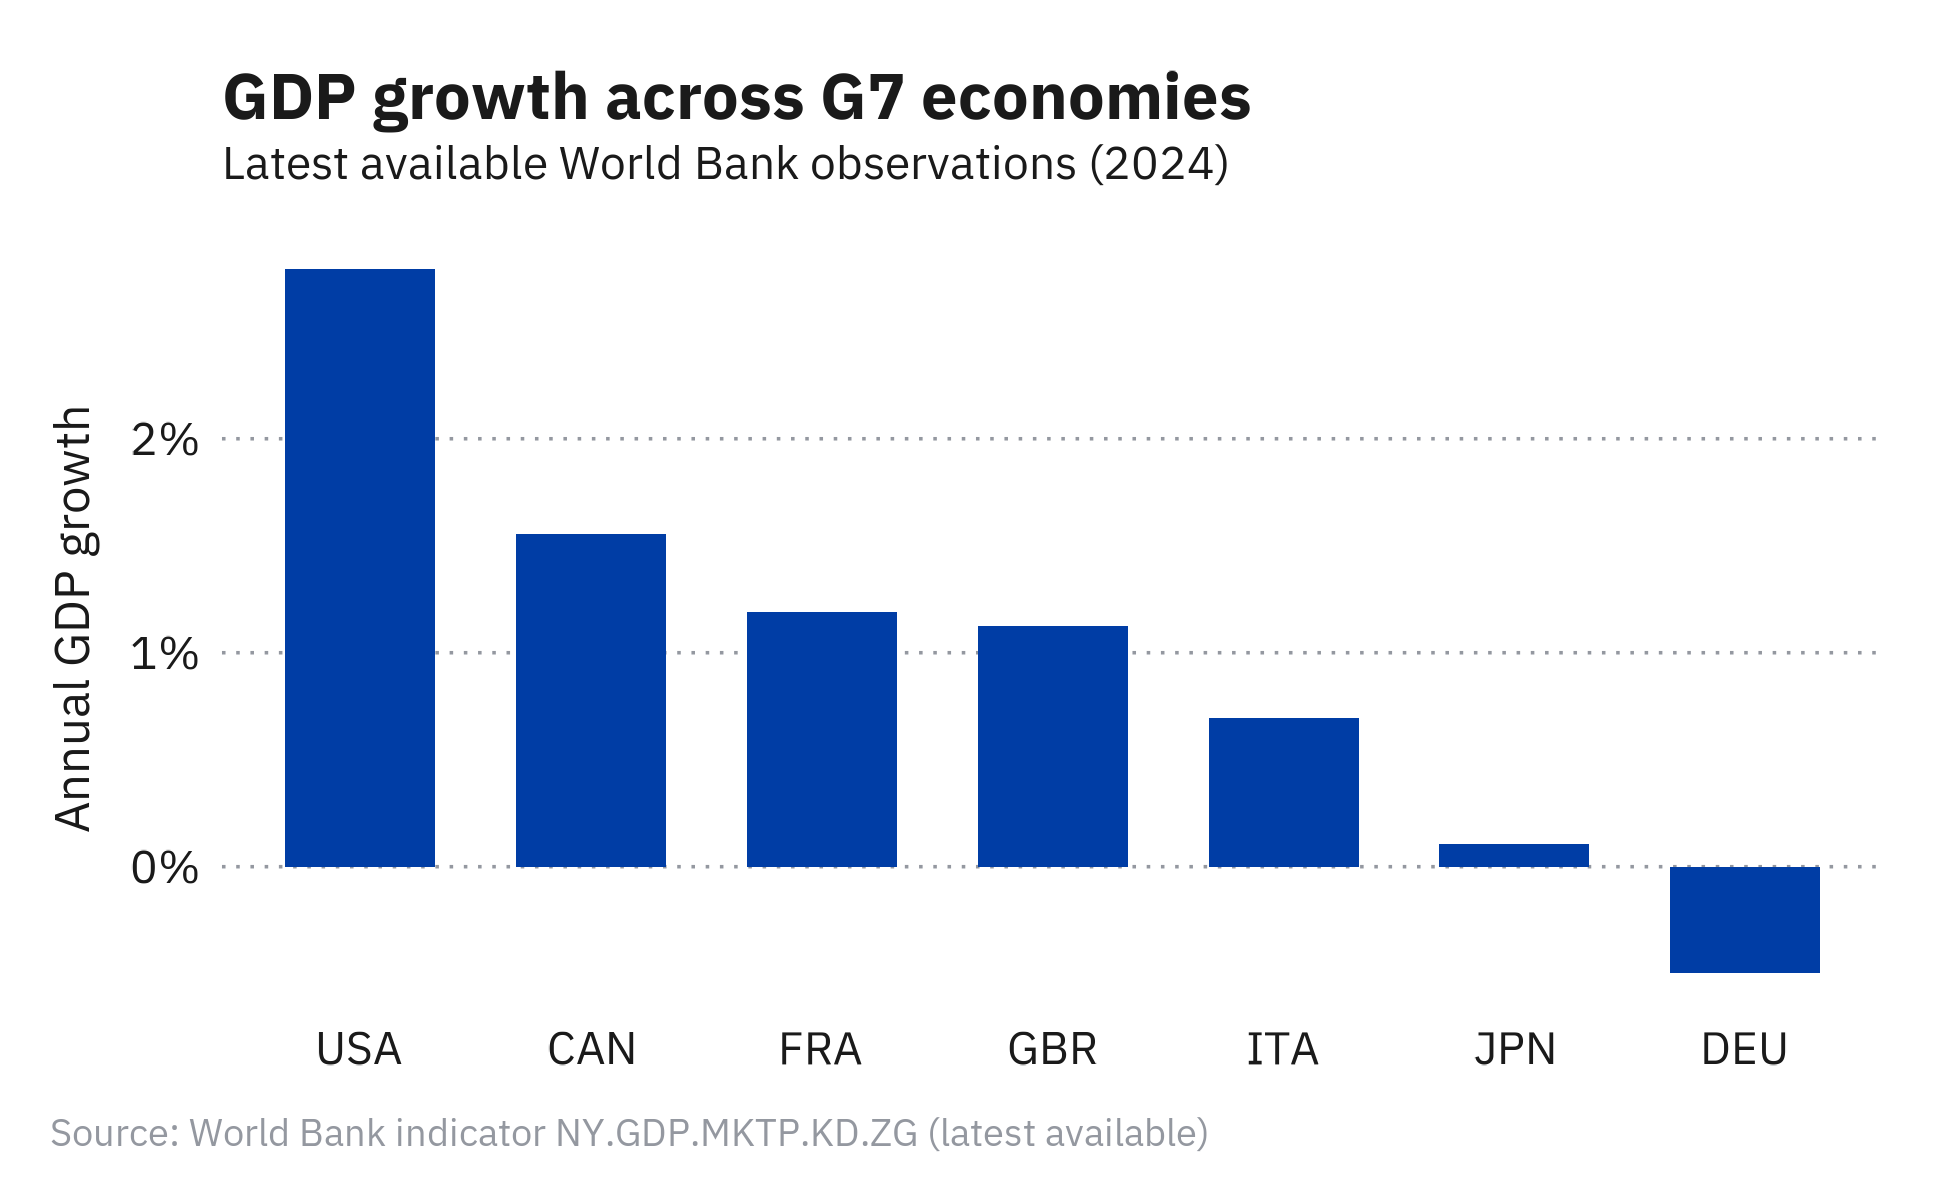

The script that drew this image:
source("theme_k88chart.R")

df_bar_vertical <- read.csv("data/bar-vertical.csv", stringsAsFactors = FALSE)
df_bar_vertical$label <- factor(df_bar_vertical$label, levels = df_bar_vertical$label)
year_min <- min(df_bar_vertical$year)
year_max <- max(df_bar_vertical$year)
year_text <- if (year_min == year_max) as.character(year_max) else paste0(year_min, "-", year_max)

p <- ggplot(df_bar_vertical, aes(x = label, y = growth)) +
  geom_col(width = 0.65, fill = k88_blue) +
  scale_y_continuous(labels = function(x) paste0(x, "%")) +
  labs(
    title = "GDP growth across G7 economies",
    subtitle = paste0("Latest available World Bank observations (", year_text, ")"),
    x = NULL,
    y = "Annual GDP growth",
    caption = k88_source_caption("World Bank indicator NY.GDP.MKTP.KD.ZG (latest available)")
  ) +
  theme_k88chart()

k88_save("examples/bar-vertical.png", p)
